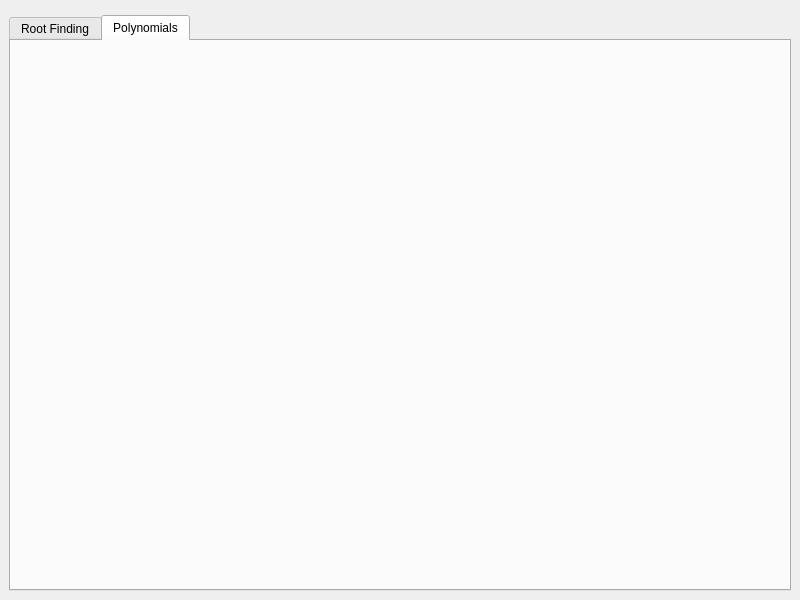
<?xml version="1.0" encoding="UTF-8"?>
<ui version="4.0">
 <class>MainWindow</class>
 <widget class="QMainWindow" name="MainWindow">
  <property name="geometry">
   <rect>
    <x>0</x>
    <y>0</y>
    <width>800</width>
    <height>600</height>
   </rect>
  </property>
  <property name="windowTitle">
   <string>MainWindow</string>
  </property>
  <widget class="QWidget" name="centralwidget">
   <layout class="QGridLayout" name="gridLayout">
    <item row="1" column="0">
     <widget class="QTabWidget" name="tabWidget">
      <property name="currentIndex">
       <number>1</number>
      </property>
      <widget class="QWidget" name="root_finding_tab">
       <attribute name="title">
        <string>Root Finding</string>
       </attribute>
       <layout class="QGridLayout" name="gridLayout_2">
        <item row="0" column="0">
         <widget class="Root_Finding::Root_Finding_Main" name="root-finding" native="true">
          <property name="sizePolicy">
           <sizepolicy hsizetype="Expanding" vsizetype="Expanding">
            <horstretch>0</horstretch>
            <verstretch>0</verstretch>
           </sizepolicy>
          </property>
         </widget>
        </item>
       </layout>
      </widget>
      <widget class="QWidget" name="polynomial_tab">
       <attribute name="title">
        <string>Polynomials</string>
       </attribute>
       <layout class="QGridLayout" name="gridLayout_2">
        <item row="0" column="0">
         <widget class="Poly::Poly_Main" name="poly" native="true">
          <property name="sizePolicy">
           <sizepolicy hsizetype="Expanding" vsizetype="Expanding">
            <horstretch>0</horstretch>
            <verstretch>0</verstretch>
           </sizepolicy>
          </property>
         </widget>
        </item>
       </layout>
      </widget>
     </widget>
    </item>
    <item row="0" column="0">
     <widget class="Function_Selection" name="function_selection" native="true"/>
    </item>
   </layout>
  </widget>
 </widget>
 <customwidgets>
  <customwidget>
   <class>Root_Finding::Root_Finding_Main</class>
   <extends>QWidget</extends>
   <header>rootfinding/ui/root_finding_main.h</header>
  </customwidget>
  <customwidget>
   <class>Poly::Poly_Main</class>
   <extends>QWidget</extends>
   <header>polynomial/ui/poly_main.h</header>
  </customwidget>
  <customwidget>
   <class>Function_Selection</class>
   <extends>QWidget</extends>
   <header>func/ui/function_selection.h</header>
  </customwidget>
 </customwidgets>
 <resources/>
 <connections/>
</ui>
